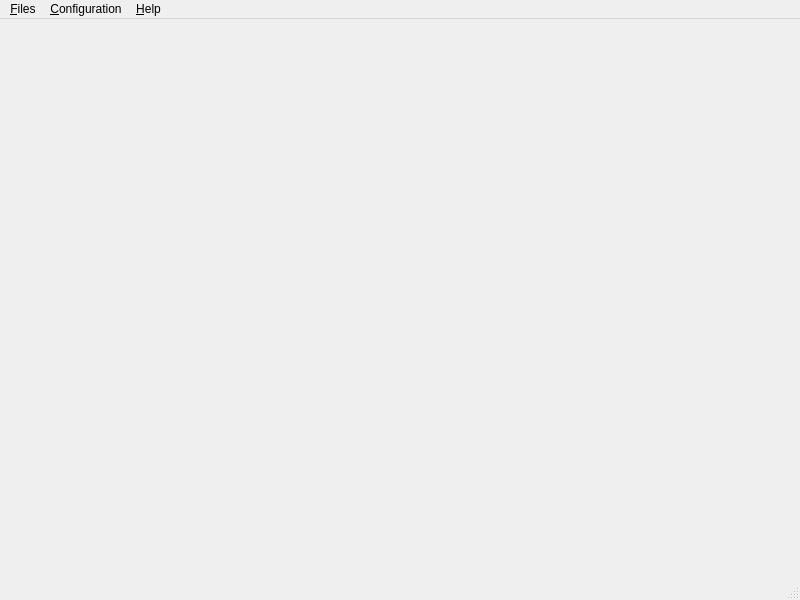
<?xml version="1.0" encoding="UTF-8"?>
<ui version="4.0">
 <class>Mesydaq2MainWindow</class>
 <widget class="QMainWindow" name="Mesydaq2MainWindow">
  <property name="geometry">
   <rect>
    <x>0</x>
    <y>0</y>
    <width>800</width>
    <height>600</height>
   </rect>
  </property>
  <property name="windowTitle">
   <string>QMesyDAQ</string>
  </property>
  <widget class="QWidget" name="centralwidget"/>
  <widget class="QMenuBar" name="menubar">
   <property name="geometry">
    <rect>
     <x>0</x>
     <y>0</y>
     <width>800</width>
     <height>23</height>
    </rect>
   </property>
   <widget class="QMenu" name="menu_Files">
    <property name="title">
     <string>&amp;Files</string>
    </property>
    <addaction name="action_NewSetup"/>
    <addaction name="separator"/>
    <addaction name="action_Save_Config_File"/>
    <addaction name="action_Load_Config_File"/>
    <addaction name="separator"/>
    <addaction name="action_Replay_List_File"/>
    <addaction name="separator"/>
    <addaction name="actionSave_Histogram_File"/>
    <addaction name="actionLoad_Histogram_File"/>
    <addaction name="separator"/>
    <addaction name="actionPrint"/>
    <addaction name="actionExport_PDF"/>
    <addaction name="actionExport_SVG"/>
    <addaction name="separator"/>
    <addaction name="action_Quit"/>
   </widget>
   <widget class="QMenu" name="menu_Help">
    <property name="title">
     <string>&amp;Help</string>
    </property>
    <addaction name="action_About"/>
    <addaction name="actionAbout_Qt"/>
   </widget>
   <widget class="QMenu" name="menu_Configuration">
    <property name="title">
     <string>&amp;Configuration</string>
    </property>
    <addaction name="action_General"/>
   </widget>
   <addaction name="menu_Files"/>
   <addaction name="menu_Configuration"/>
   <addaction name="menu_Help"/>
  </widget>
  <widget class="QStatusBar" name="statusbar"/>
  <action name="action_Save_Config_File">
   <property name="text">
    <string>&amp;Save Config File ...</string>
   </property>
  </action>
  <action name="action_Load_Config_File">
   <property name="text">
    <string>&amp;Load Config File ...</string>
   </property>
  </action>
  <action name="action_Replay_List_File">
   <property name="text">
    <string>&amp;Replay List File ...</string>
   </property>
  </action>
  <action name="actionSave_Histogram_File">
   <property name="text">
    <string>Save &amp;Histogram File ...</string>
   </property>
  </action>
  <action name="actionLoad_Histogram_File">
   <property name="text">
    <string>Load H&amp;istogram File ...</string>
   </property>
  </action>
  <action name="action_Quit">
   <property name="text">
    <string>&amp;Quit</string>
   </property>
  </action>
  <action name="actionPrint">
   <property name="text">
    <string>&amp;Print ...</string>
   </property>
  </action>
  <action name="actionExport_PDF">
   <property name="text">
    <string>E&amp;xport PDF </string>
   </property>
  </action>
  <action name="actionExport_SVG">
   <property name="text">
    <string>Export &amp;SVG</string>
   </property>
  </action>
  <action name="action_About">
   <property name="text">
    <string>&amp;About ...</string>
   </property>
  </action>
  <action name="actionAbout_Qt">
   <property name="text">
    <string>About &amp;Qt ...</string>
   </property>
  </action>
  <action name="action_General">
   <property name="text">
    <string>&amp;General</string>
   </property>
  </action>
  <action name="action_NewSetup">
   <property name="text">
    <string>&amp;New Setup</string>
   </property>
  </action>
 </widget>
 <resources/>
 <connections>
  <connection>
   <sender>action_Quit</sender>
   <signal>activated()</signal>
   <receiver>Mesydaq2MainWindow</receiver>
   <slot>close()</slot>
   <hints>
    <hint type="sourcelabel">
     <x>-1</x>
     <y>-1</y>
    </hint>
    <hint type="destinationlabel">
     <x>399</x>
     <y>299</y>
    </hint>
   </hints>
  </connection>
 </connections>
</ui>
